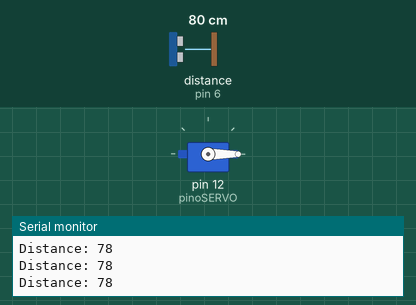
Simulated run of this sketch. Board: Arduino Uno, built with avr-gcc and run on an emulated ATmega328P. On the bench: servo, the last lines printed to the serial monitor. Wiring (inferred from the names in the program): ultrasonic range finder: trigger pin 7; echo pin 6. Inputs (shaded band) come from the test bench; at power-on: distance to the obstacle (sensor on pin 6) 80 cm. The echo pulse lasts 58.3 µs per cm.

Above: at 1.2 s.
1.3 s: distance to the obstacle (sensor on pin 6) set to 17 cm
2.8 s: distance to the obstacle (sensor on pin 6) set to 13 cm
At 4.0 s:
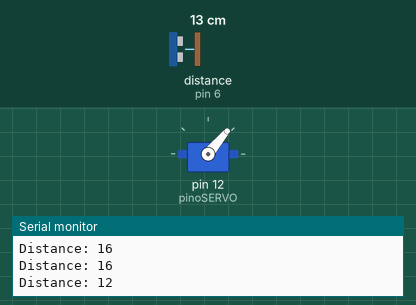
4.3 s: distance to the obstacle (sensor on pin 6) set to 18 cm
At 6.5 s:
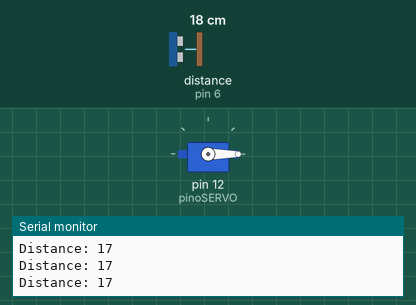
7.3 s: distance to the obstacle (sensor on pin 6) set to 2 cm
At 8.3 s:
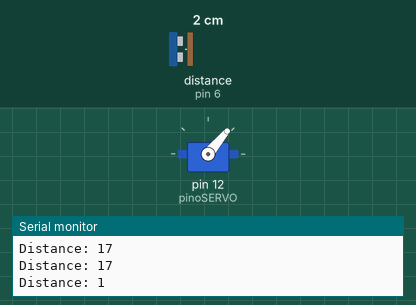
Timing chart, 0 to 9.8 s (numbered marks = the images above; inputs shaded):
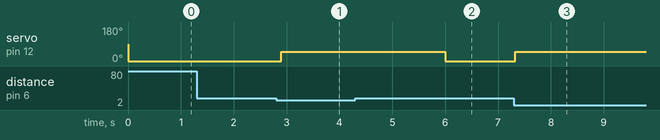

The sketch:

sketch_LixeiraServoMotor.ino
```cpp
#include <Servo.h>

#define pinoTRIGGER 7
#define pinoECHO 6
#define pinoSERVO 12

Servo servoMotor;

void setup() {
  Serial.begin(9600);
  pinMode(pinoTRIGGER, OUTPUT);
  pinMode(pinoECHO, INPUT);

  servoMotor.attach(pinoSERVO);
}

void loop() {
  long duration, distance;

  // Dispara o pulso no pino TRIGGER_PIN
  digitalWrite(pinoTRIGGER, LOW);
  delayMicroseconds(2);
  digitalWrite(pinoTRIGGER, HIGH);
  delayMicroseconds(10);
  digitalWrite(pinoTRIGGER, LOW);

  // Mede a duração do eco no pino ECHO_PIN
  duration = pulseIn(pinoECHO, HIGH);

  // Calcula a distância em centímetros
  distance = duration * 0.034 / 2;

  Serial.print("Distance: ");
  Serial.println(distance);

  // Se a distância for menor que 15cm, movimenta o servo em 100 graus
  if (distance < 15) {
    servoMotor.write(50);
    delay(3000); // Ajuste conforme necessário
  } else {
    // Se não, mantém o servo em 0 graus
    servoMotor.write(0);
  }

  delay(100); // Aguarda um curto intervalo antes da próxima leitura
}
```

Measured:
- the behaviour switches between 16 and 15 cm on distance to the obstacle (sensor on pin 6) (found by bisection; images 0 and 1)
- after the input at 2.8 s, servo on pin 12 (pinoSERVO): 0° → 50° after 0.10 s
- after the input at 4.3 s, servo on pin 12 (pinoSERVO): 50° → 0° after 1.7 s
- after the input at 7.3 s, servo on pin 12 (pinoSERVO): 0° → 50° at once
